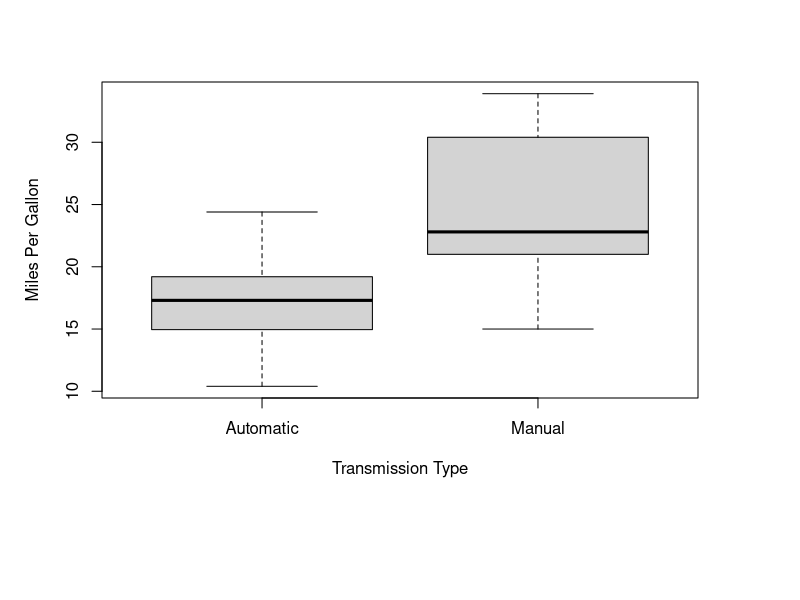

Write the R code that produced this figure.
## ---- chunk 1
data(mtcars)
mtcars$cyl  <- factor(mtcars$cyl)
mtcars$vs   <- factor(mtcars$vs)
mtcars$gear <- factor(mtcars$gear)
mtcars$carb <- factor(mtcars$carb)
mtcars$am   <- factor(mtcars$am,labels=c("Automatic","Manual"))
fit<-lm(mpg ~am, mtcars)
ttest<-t.test(mpg ~ am, data = mtcars)
## ---- chunk 2
summary(fit)$coefficient
## ---- chunk 3
fitAll <-lm(mpg ~., mtcars)
fitBest <-step(fitAll)
## ---- chunk 4
anova(fit,fitBest)
## ---- chunk 5
par(mar=c(10,5,4,5)+0.1,xpd=TRUE)
boxplot(mpg ~ am, data = mtcars, ylab = "Miles Per Gallon", xlab = "Transmission Type")
